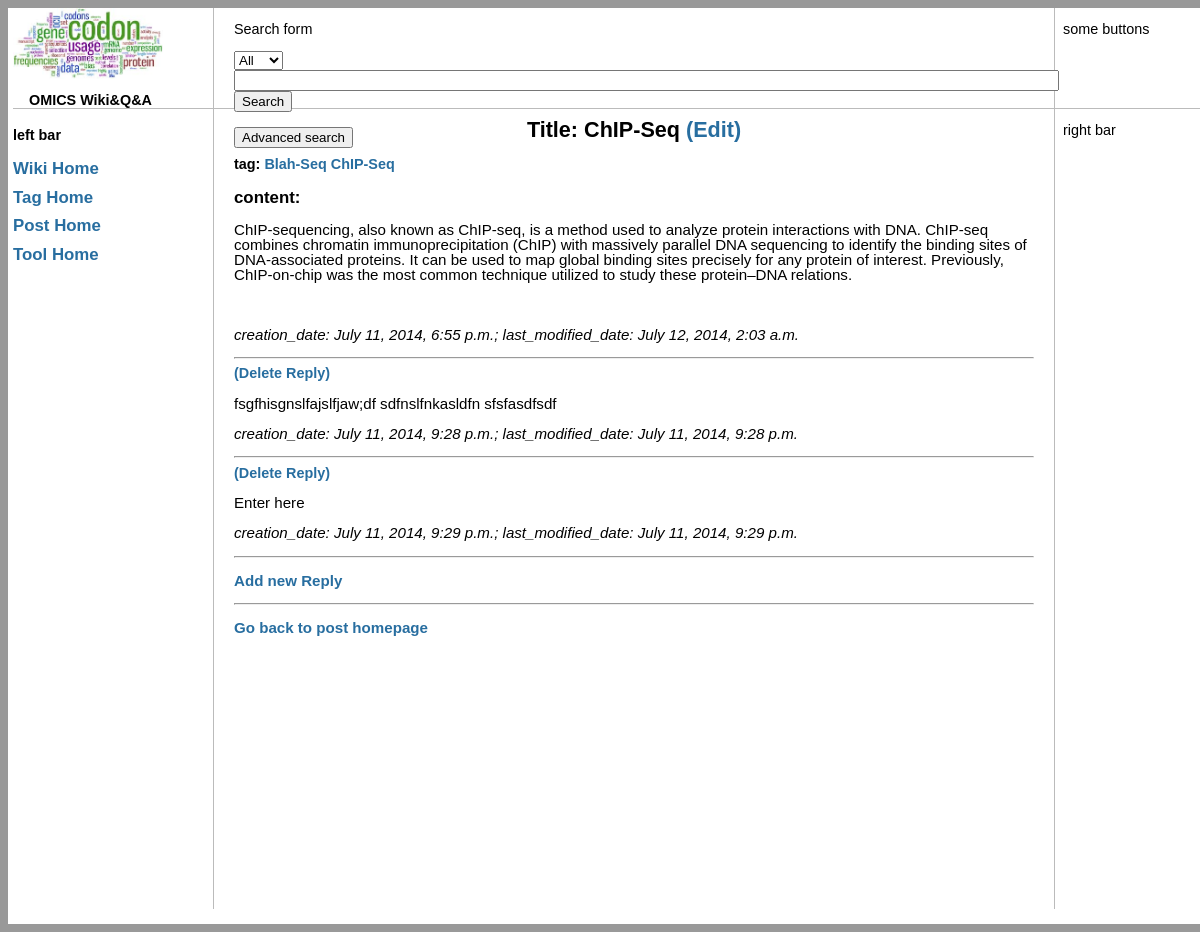
The app's page /posts/1/ with its own data.
### posts/models.py (models this page shows, shortened)
class AbstractPost(models.Model):
    content = models.TextField(default='Enter here')
    vote_count = models.IntegerField(default=0)
    tags = models.ManyToManyField(Tag,blank=True,)
    created = models.DateTimeField()
    last_modified = models.DateTimeField()
    class Meta:
        abstract = True

class MainPost(AbstractPost):
    title = models.CharField(max_length=255,null=False)
    answered = models.BooleanField(default=False)

class ReplyPost(AbstractPost):
    root = models.ForeignKey(MainPost, related_name = "replies", null=False)

### tags/models.py (models this page shows, shortened)
class Tag(models.Model):
    def __unicode__(self):
        return self.name
    name = models.CharField(max_length=255)
    count = models.IntegerField(default=1)
    parent = models.ForeignKey('self', related_name = "children",null=True, blank=True)
    sibling_before = models.ForeignKey('self', related_name = "after",null=True, blank=True)
    sibling_after = models.ForeignKey('self', related_name = "before",null=True, blank=True)
    PROPOSED, APPROVED, WORKFLOW, SOFTWARE = range(4)
    CATEGORY_CHOICE = [(PROPOSED, "proposed"), (APPROVED,"approved"), (WORKFLOW,"workflow"), (SOFTWARE,"software")]
    categories = models.IntegerField(choices=CATEGORY_CHOICE, default=PROPOSED)

### posts/views.py (the view)
# urls.py: url(r'^(?P<pk>\d+)/$', views.PostDetails.as_view(), name='post-detail'),
class PostDetails(DetailView):
    template_name = "posts/post_detail.html"
    model = MainPost
    context_object_name = "mainpost"
    def get_context_data(self, **kwargs):
        context = super(PostDetails, self).get_context_data(**kwargs)
        context['replypost_list'] = ReplyPost.objects.filter(root=context['mainpost'])
        return context

### templates/posts/post_detail.html
{% extends 'base.html' %}
{% block content %}
<h1> Title: {{mainpost.title}} <a href = '{% url "posts:mainpost-edit" mainpost.id %}'> (Edit) </a> </h1>
<h4> tag:
{% for tag in mainpost.tags.all %}
<a href = "{% url 'tags:tag-detail' tag.id %}" > {{tag}} </a>
{% endfor %}
 </h4>
<h3> content:</h3>
<p> {{ mainpost.content }} </p>
<br>
<p> <i>creation_date: {{ mainpost.created }};
last_modified_date: {{mainpost.last_modified }} </i></p>
<hr>
{% for reply in replypost_list %}
    <a href = '{% url 'posts:replypost-delete' reply.id %}'> (Delete Reply) </a>
    <p> {{reply.content}} </p>
    <p> <i>creation_date: {{ reply.created }};
    last_modified_date: {{reply.last_modified }} </i></p>
<hr>
{% empty %}
<p> No replies Yet</p>
<hr>
{% endfor %}
<p> <a href = '{% url "posts:replypost-new" mainpost.id%}'> Add new Reply </a> </p>
<hr>
<p> <a href = "{% url 'posts:post-index' %}"> Go back to post homepage</a> </p>
{% endblock content %}

### static/base.css (style rules this page uses)
body { background-position:center; background-color:#999999; font-family:Verdana,Tahoma,Arial,sans-serif; font-size:0.9em; line-height:100%; }
h1 { font-size:1.5em; text-align:center; }
a { background-color:inherit; color:#286ea0; font-weight:600; text-decoration:none; }
#content p { line-height:100%; font-size:1.05em; }

### records on screen
MainPost: title "ChIP-Seq", content "ChIP-sequencing, also known as ChIP-seq, is a method used to analyze protein interactions with DNA. ChIP-seq combines chromatin immunoprecipitation (ChIP) with massively parallel DNA sequencing to identify the binding sites of DNA-associated proteins. It can be used to map global binding sites precisely for any protein of interest. Previously, ChIP-on-chip was the most common technique utilized to study these protein–DNA relations.", created "July 11, 2014, 6:55 p.m.", last_modified "July 12, 2014, 2:03 a.m."
Tag: name "Blah-Seq"
Tag: name "ChIP-Seq"
ReplyPost: content "fsgfhisgnslfajslfjaw;df sdfnslfnkasldfn sfsfasdfsdf", created "July 11, 2014, 9:28 p.m.", last_modified "July 11, 2014, 9:28 p.m."
ReplyPost: content "Enter here", created "July 11, 2014, 9:29 p.m.", last_modified "July 11, 2014, 9:29 p.m."
